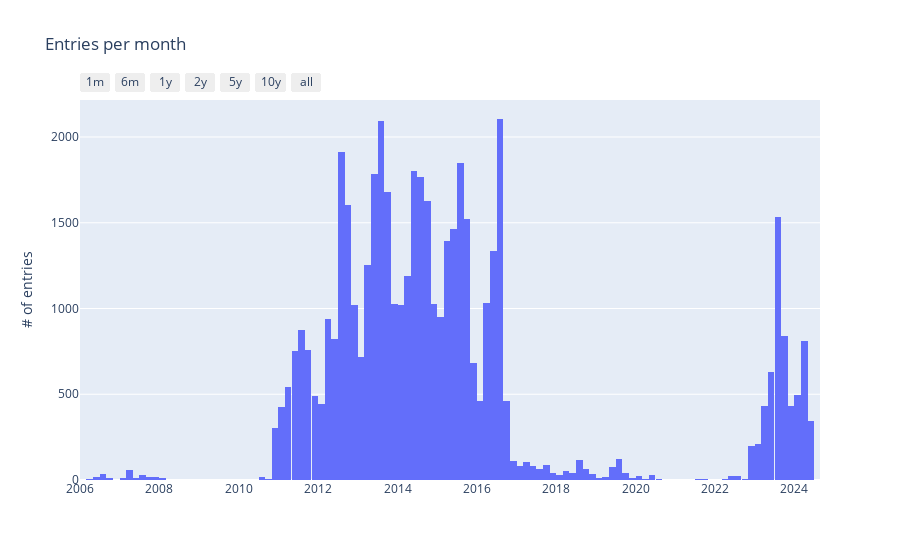

Notebook code cell kept with this figure:
### Code cell
import sqlite3
import pandas as pd
import plotly.express as px
from string import Template
import os

# see
# https://realpython.com/python-dash/
# https://stackoverflow.com/a/47715493

DATABASE = (
    "prod-points.sqlite" if os.path.exists("prod-points.sqlite") else "points.sqlite"
)

df = pd.read_sql(
    "select * from points where not banned order by datetime is not null desc, datetime desc",
    sqlite3.connect(DATABASE),
)

df["datetime"] = df["datetime"].astype("datetime64[ns]")

hist_data = df["datetime"]
fig = px.histogram(df["datetime"], title="Entries per month")


fig.update_xaxes(
    range=[
        "2006-01-01",
        pd.Timestamp.today().strftime("%Y-%m-%d"),
    ],
    rangeselector=dict(
        buttons=list(
            [
                dict(count=1, label="1m", step="month", stepmode="backward"),
                dict(count=6, label="6m", step="month", stepmode="backward"),
                dict(count=1, label="1y", step="year", stepmode="backward"),
                dict(count=2, label="2y", step="year", stepmode="backward"),
                dict(count=5, label="5y", step="year", stepmode="backward"),
                dict(count=10, label="10y", step="year", stepmode="backward"),
                dict(step="all"),
            ]
        )
    ),
)

fig.update_layout(showlegend=False)
fig.update_layout(xaxis_title=None)
fig.update_layout(yaxis_title="# of entries")

fig

### Figure 1 — Plotly figure (JSON) as saved in the notebook; plotly's stock layout.template omitted (floating-point values rounded to 4 significant figures; data arrays with more than 128 entries replaced by an {"elided": "..."} marker saying what was removed)
{"data": [{"alignmentgroup": "True", "bingroup": "x", "hovertemplate": "variable=datetime<br>value=%{x}<br>count=%{y}<extra></extra>", "legendgroup": "datetime", "marker": {"color": "#636efa", "pattern": {"shape": ""}}, "name": "datetime", "offsetgroup": "datetime", "orientation": "v", "showlegend": true, "type": "histogram", "x": {"elided": "55876 str values"}, "xaxis": "x", "yaxis": "y"}], "layout": {"barmode": "relative", "legend": {"title": {"text": "variable"}, "tracegroupgap": 0}, "showlegend": false, "title": {"text": "Entries per month"}, "xaxis": {"anchor": "y", "domain": [0, 1], "range": ["2006-01-01", "2024-08-23"], "rangeselector": {"buttons": [{"count": 1, "label": "1m", "step": "month", "stepmode": "backward"}, {"count": 6, "label": "6m", "step": "month", "stepmode": "backward"}, {"count": 1, "label": "1y", "step": "year", "stepmode": "backward"}, {"count": 2, "label": "2y", "step": "year", "stepmode": "backward"}, {"count": 5, "label": "5y", "step": "year", "stepmode": "backward"}, {"count": 10, "label": "10y", "step": "year", "stepmode": "backward"}, {"step": "all"}]}, "title": {}}, "yaxis": {"anchor": "x", "domain": [0, 1], "title": {"text": "# of entries"}}}}
